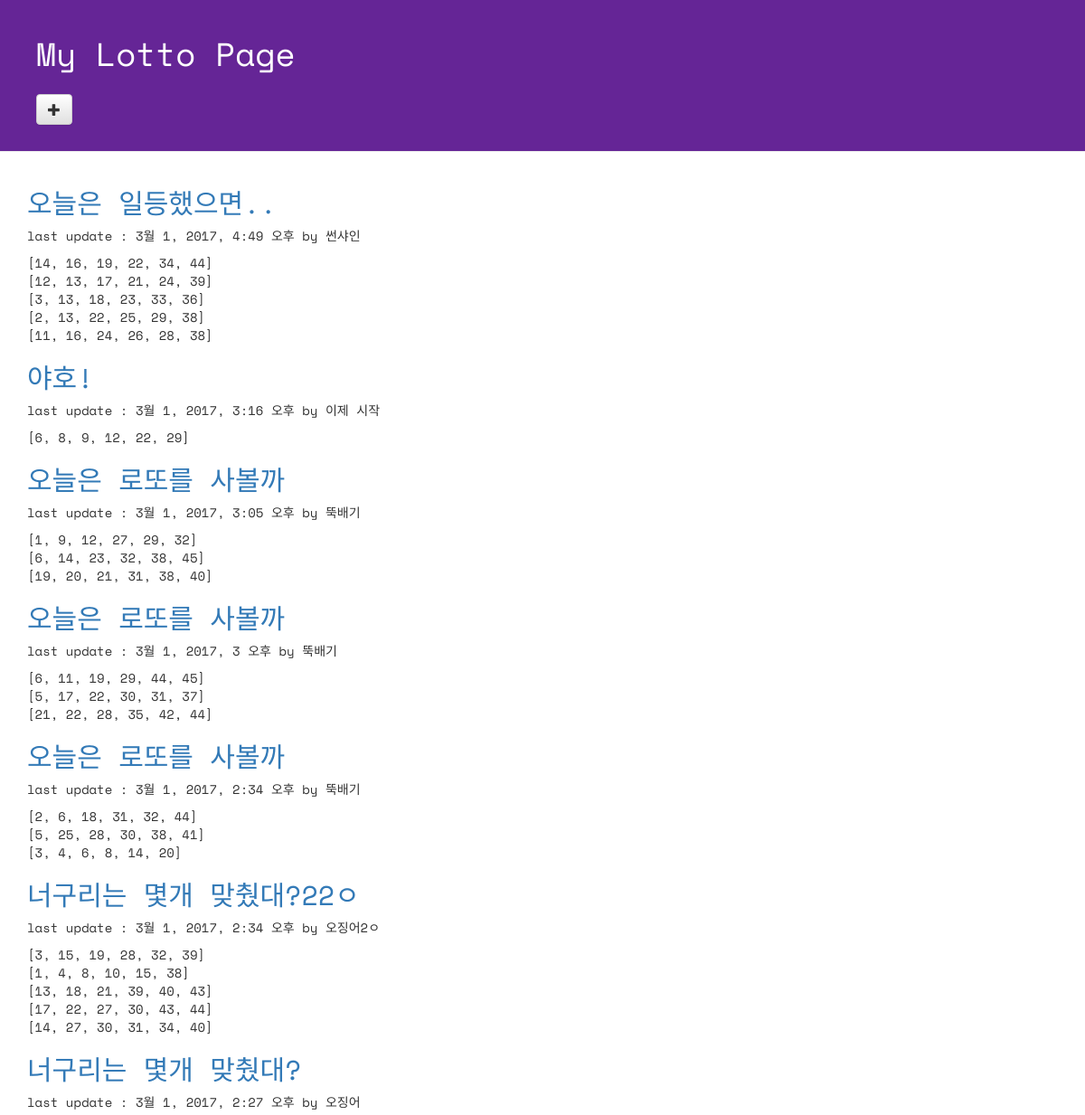
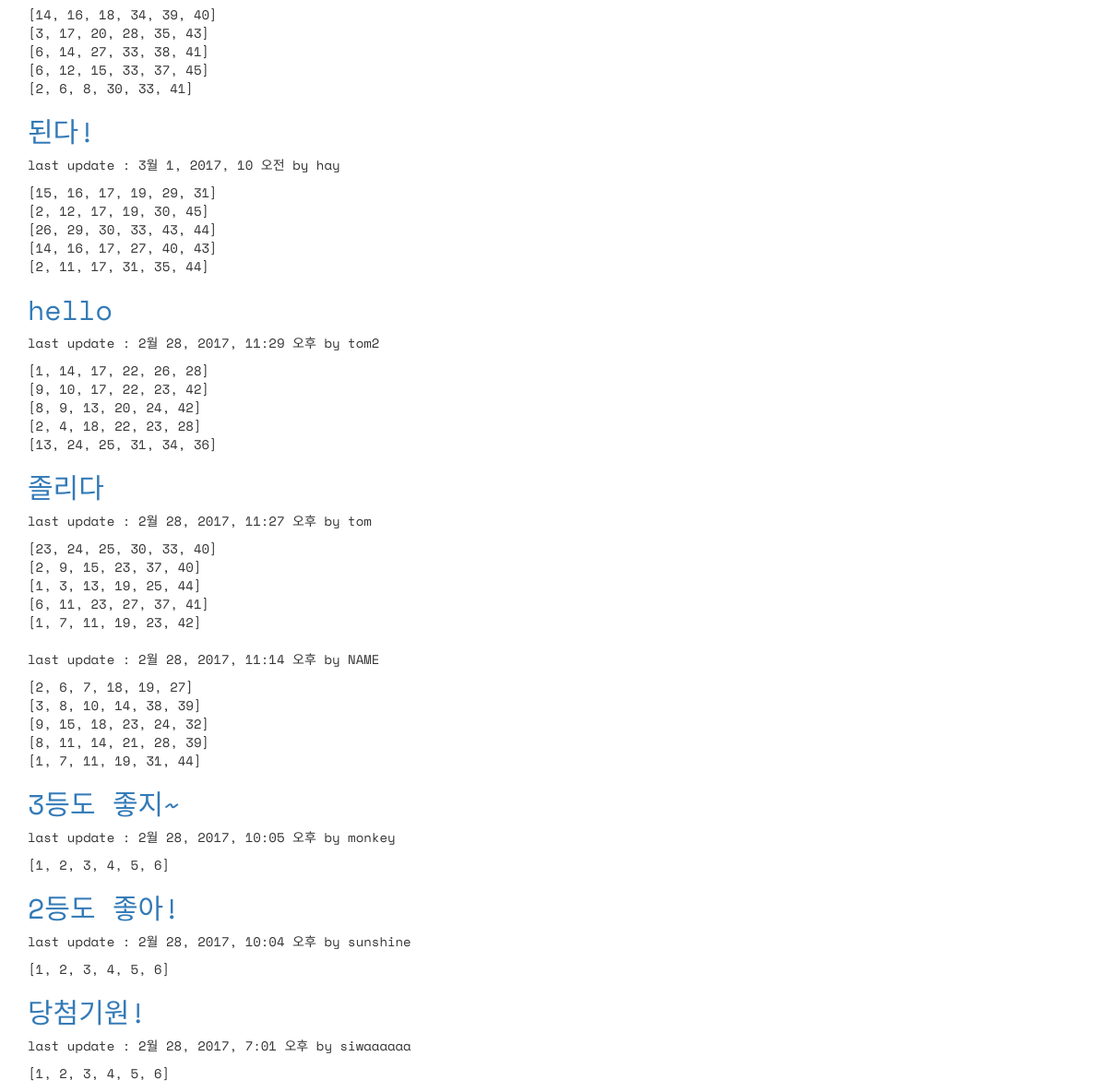
Page /lotto/ on the committed database (2 pictures, top to bottom).
### mylotto/models.py (models this page shows, shortened)
class GuessNumbers(models.Model): #슈퍼클래스 models의 하위클래스 Model을 상속받는다.
    name = models.CharField(max_length = 24)
    lottos = models.CharField(max_length = 255, default = '[1, 2, 3, 4, 5, 6]')
    text = models.CharField(max_length = 255)
    num_lotto = models.IntegerField(default = 5)
    update_date = models.DateTimeField()

### mylotto/views.py (the view)
# urls.py: url(r'^lotto/$', views.index, name = 'lotto'),
def index(request):
    lottos = GuessNumbers.objects.all().order_by('-update_date') #shell에서 하는 것 처럼 데이터를 읽어온다.
    return render(request, 'lotto/default.html', {'lottos': lottos}) # 템플릿 파일 경로 지정, 데이터 전달

### mylotto/templates/lotto/default.html (shortened to what this page needs)
<!DOCTYPE html>
{% load staticfiles %}
<html lang="ko">
<head>
  <link rel="stylesheet" href="//maxcdn.bootstrapcdn.com/bootstrap/3.2.0/css/bootstrap.min.css">
  <link rel="stylesheet" href="//maxcdn.bootstrapcdn.com/bootstrap/3.2.0/css/bootstrap-theme.min.css">
  <link rel="stylesheet" href="{% static 'css/lotto.css' %}">
</head>
<body>
  <div class="page-header">
  <h1>My Lotto Page</h1>
  <h2>
    <a href="{% url 'new_lotto'%}"><span class="glyphicon glyphicon-plus btn btn-default"></span></a>
  </h2>
  </div>
  <div class="container lotto">
    {% for lotto in lottos %}
    <h2><a href="{% url 'detail' lottokey=lotto.pk %}">{{lotto.text}}</a></h2>
    <p>last update : {{lotto.update_date}} by {{lotto.name}}</p>
    <p>{{lotto.lottos|linebreaksbr}}</p>
    {% endfor %}
  </div>
</body>
</html>

### mylotto/static/css/lotto.css (style rules this page uses)
.page-header { background-color: #652596; margin-top: 0; padding: 20px 20px 20px 40px; font-family: 'Space Mono', monospace; }
.page-header h1 { color: #FFFFFF; }
.container { font-family: 'Space Mono', monospace; }
.container h2 { color: #b9f442; }

### rows in the picture
GuessNumbers: text "오늘은 일등했으면..", update_date "3월 1, 2017, 4:49 오후", name "썬샤인", lottos "[14, 16, 19, 22, 34, 44] [12, 13, 17, 21, 24, 39] [3, 13, 18, 23, 33, 36] [2, 13, 22, 25, 29, 38] [11, 16, 24, 26, 28, 38]"
GuessNumbers: text "야호!", update_date "3월 1, 2017, 3:16 오후", name "이제 시작", lottos "[6, 8, 9, 12, 22, 29]"
GuessNumbers: text "오늘은 로또를 사볼까", update_date "3월 1, 2017, 3:05 오후", name "뚝배기", lottos "[1, 9, 12, 27, 29, 32] [6, 14, 23, 32, 38, 45] [19, 20, 21, 31, 38, 40]"
GuessNumbers: text "오늘은 로또를 사볼까", update_date "3월 1, 2017, 3 오후", name "뚝배기", lottos "[6, 11, 19, 29, 44, 45] [5, 17, 22, 30, 31, 37] [21, 22, 28, 35, 42, 44]"
GuessNumbers: text "오늘은 로또를 사볼까", update_date "3월 1, 2017, 2:34 오후", name "뚝배기", lottos "[2, 6, 18, 31, 32, 44] [5, 25, 28, 30, 38, 41] [3, 4, 6, 8, 14, 20]"
GuessNumbers: text "너구리는 몇개 맞췄대?22ㅇ", update_date "3월 1, 2017, 2:34 오후", name "오징어2ㅇ", lottos "[3, 15, 19, 28, 32, 39] [1, 4, 8, 10, 15, 38] [13, 18, 21, 39, 40, 43] [17, 22, 27, 30, 43, 44] [14, 27, 30, 31, 34, 40]"
GuessNumbers: text "너구리는 몇개 맞췄대?", update_date "3월 1, 2017, 2:27 오후", name "오징어", lottos "[14, 16, 18, 34, 39, 40] [3, 17, 20, 28, 35, 43] [6, 14, 27, 33, 38, 41] [6, 12, 15, 33, 37, 45] [2, 6, 8, 30, 33, 41]"
GuessNumbers: text "된다!", update_date "3월 1, 2017, 10 오전", name "hay", lottos "[15, 16, 17, 19, 29, 31] [2, 12, 17, 19, 30, 45] [26, 29, 30, 33, 43, 44] [14, 16, 17, 27, 40, 43] [2, 11, 17, 31, 35, 44]"
GuessNumbers: text "hello", update_date "2월 28, 2017, 11:29 오후", name "tom2", lottos "[1, 14, 17, 22, 26, 28] [9, 10, 17, 22, 23, 42] [8, 9, 13, 20, 24, 42] [2, 4, 18, 22, 23, 28] [13, 24, 25, 31, 34, 36]"
GuessNumbers: text "졸리다", update_date "2월 28, 2017, 11:27 오후", name "tom", lottos "[23, 24, 25, 30, 33, 40] [2, 9, 15, 23, 37, 40] [1, 3, 13, 19, 25, 44] [6, 11, 23, 27, 37, 41] [1, 7, 11, 19, 23, 42]"
GuessNumbers: update_date "2월 28, 2017, 11:14 오후", name "NAME", lottos "[2, 6, 7, 18, 19, 27] [3, 8, 10, 14, 38, 39] [9, 15, 18, 23, 24, 32] [8, 11, 14, 21, 28, 39] [1, 7, 11, 19, 31, 44]"
GuessNumbers: text "3등도 좋지~", update_date "2월 28, 2017, 10:05 오후", name "monkey", lottos "[1, 2, 3, 4, 5, 6]"
GuessNumbers: text "2등도 좋아!", update_date "2월 28, 2017, 10:04 오후", name "sunshine", lottos "[1, 2, 3, 4, 5, 6]"
GuessNumbers: text "당첨기원!", update_date "2월 28, 2017, 7:01 오후", name "siwaaaaaa", lottos "[1, 2, 3, 4, 5, 6]"
